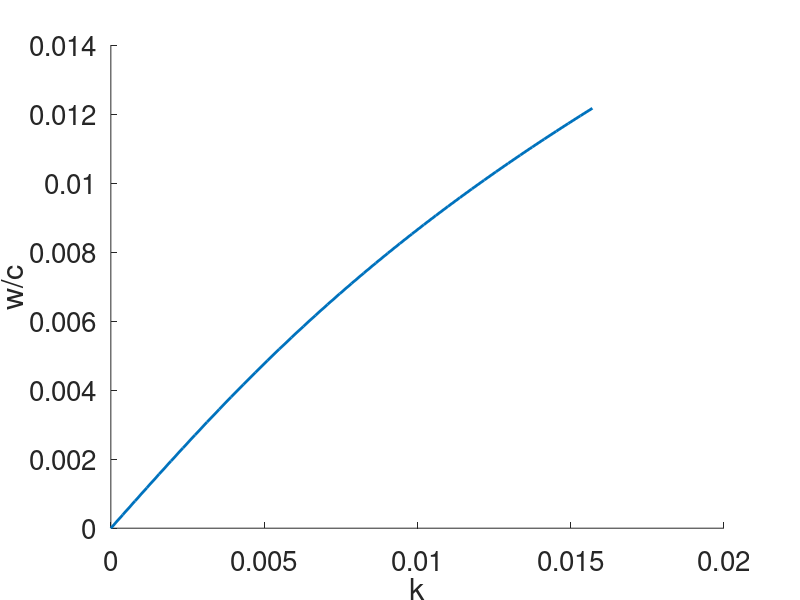

Here is the MATLAB script that generated this plot:
clear;

c = 299792458; % speed of light, m/s
epsilon_r = 11.68; %silicon permitivity
chi = epsilon_r - 1; 
pitch = 200; 
ffactor = 1;
N = 0;
k_plane = linspace(0, pi/pitch, 41);
set(0,'DefaultFigureWindowStyle','docked');

w2_1 = (-1+sqrt(1+16*pi^2*chi^2*ffactor^2*k_plane.^2))/(8*pi^2*chi^2*ffactor^2);
w2_2 = (-1-sqrt(1+16*pi^2*chi^2*ffactor^2*k_plane.^2))/(8*pi^2*chi^2*ffactor^2);
hold on
plot(k_plane,sqrt(w2_1),'linewidth',2);
%hold on;
%plot(k_plane,k_plane,'linewidth',2)
%plot(k_plane,sqrt(w2_2));
%legend('slab', 'light line');
xlabel('k');
ylabel('w/c')
set(gca, 'fontsize',20)